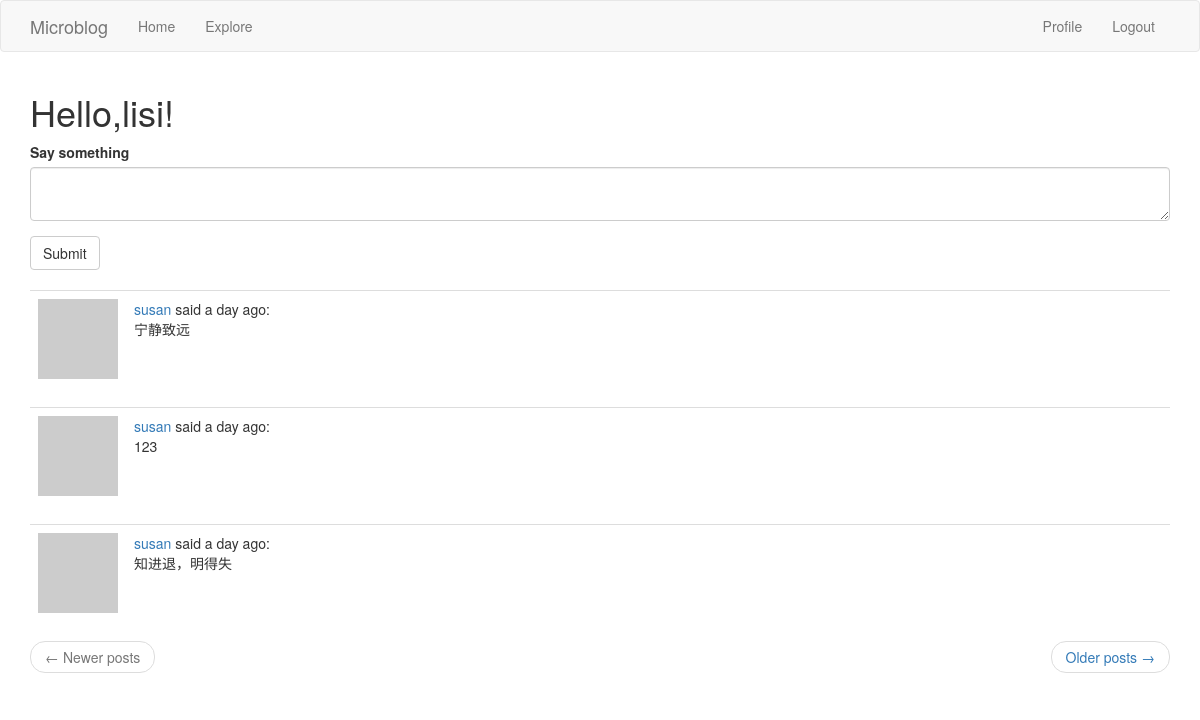
The page /index (signed in) on the database as committed earlier.
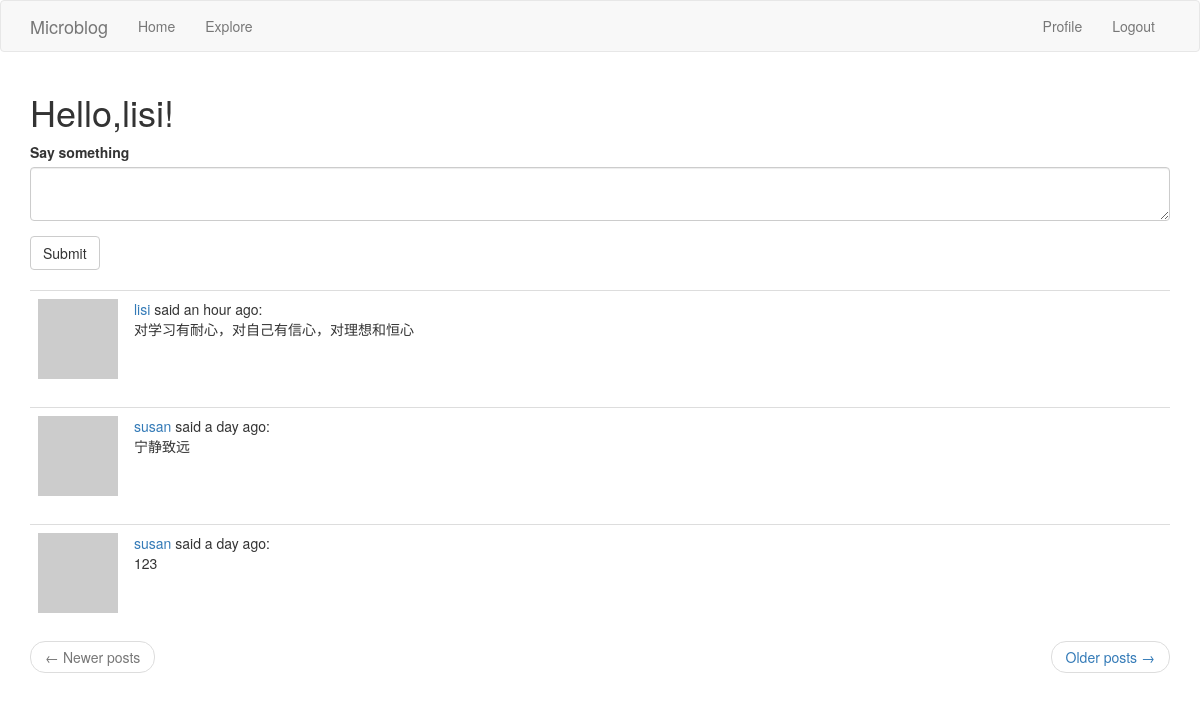
The same page on the database as committed later.
### app/models.py (models this page shows, shortened)
class Post(db.Model):  # UserMixin,
    id = db.Column(db.Integer, primary_key=True)
    body = db.Column(db.String(140))
    timestamp = db.Column(db.DateTime, index=True, default=datetime.utcnow)
    user_id = db.Column(db.Integer, db.ForeignKey('user.id'))

class User(UserMixin, db.Model):
    about_me = db.Column(db.String(140))
    last_seen = db.Column(db.DateTime, default=datetime.utcnow)
    id = db.Column(db.Integer, primary_key=True)
    username = db.Column(db.String(64), index=True, unique=True)
    email = db.Column(db.String(120), index=True, unique=True)
    password_hash = db.Column(db.String(128))
    posts = db.relationship('Post', backref='author', lazy='dynamic')
    def avatar(self, size):
        digest = md5(self.email.lower().encode('utf-8')).hexdigest()
        return 'https://www.gravatar.com/avatar/{}?d=identicon&s={}'.format(
            digest, size)
    last_seen = db.Column(db.DateTime, default=datetime.utcnow)
    followed = db.relationship(
        'User',
        secondary=followers,
        primaryjoin=(followers.c.follower_id == id),
        secondaryjoin=(followers.c.followed_id == id),
        backref=db.backref('followers', lazy='dynamic'),
        lazy='dynamic'
    )
    def followed_posts(self):
        followed = Post.query.join(followers, (followers.c.followed_id == Post.user_id)).filter(
            followers.c.follower_id == self.id)
        own = Post.query.filter_by(user_id=self.id)
        return followed.union(own).order_by(Post.timestamp.desc())

### app/routes.py (the view)
@app.route('/', methods=['GET', 'POST'])
@app.route('/index', methods=['GET', 'POST'])
@login_required
def index():
    form = PostForm()
    if form.validate_on_submit():  # 如果是POST请求就走这里
        post = Post(body=form.post.data, author=current_user)
        db.session.add(post)
        db.session.commit()
        flash('Your post is now live!')
        return redirect(url_for('index'))
    posts = current_user.followed_posts().all()
    page = request.args.get('page', 1, type=int)
    posts = current_user.followed_posts().paginate(page, app.config['POSTS_PER_PAGE'], False)
    next_url = url_for('index', page=posts.next_num) if posts.has_next else None
    prev_url = url_for('index', page=posts.prev_num) if posts.has_prev else None
    return render_template('index.html', title='Home Page', form=form, posts=posts.items, next_url=next_url, prev_url=prev_url)

### app/forms.py
class PostForm(FlaskForm):
    post = TextAreaField('Say something', validators=[DataRequired(), Length(min=1, max=140)])
    submit = SubmitField('Submit')

### app/models.py (called while the page is built)
@login.user_loader
def load_user(id):
    return User.query.get(int(id))

### app/routes.py (called while the page is built)
@app.before_request  # 访问任意一个函数都会执行这里
def before_request():
    if current_user.is_authenticated:
        current_user.last_seen = datetime.utcnow()
        db.session.commit()

### app/templates/index.html
{% extends "base.html" %}
{% import 'bootstrap/wtf.html' as wtf %}
{% block app_content %}
	<h1>Hello,{{ current_user.username }}!</h1>
	{% if form %}
	{{ wtf.quick_form(form) }}
	<br>
	{% endif %}
	{% for post in posts %}
		{% include '_post.html' %}
	{% endfor %}
	<nav aria-label="...">
		<ul class="pager">
			<li class="previous{% if not prev_url %} disabled{% endif %}">
				<a href="{{ prev_url or '#' }}">
					<span aria-hidden="true">&larr;</span> Newer posts
				</a>
			</li>
			<li class="next{% if not next_url %} disabled{% endif %}">
				<a href="{{ next_url or '#' }}">
					Older posts <span aria-hidden="true">&rarr;</span>
				</a>
			</li>
		</ul>
	</nav>
{% endblock %}

### app/templates/_post.html
<table class="table table-hover">
    <tr>
        <td width="70px">
            <a href="{{ url_for('user', username=post.author.username) }}">
                <img src="{{ post.author.avatar(70) }}" />
            </a>
        </td>
        <td>
            <a href="{{ url_for('user', username=post.author.username) }}">
                {{ post.author.username }}
            </a>
            said {{ moment(post.timestamp).fromNow() }}:
            <br>
            {{ post.body }}
        </td>
    </tr>
</table>

Rows that differ between the two databases and show on the page:
no longer on this page (row unchanged): Post: author.username "susan", timestamp "a day ago", body "知进退，明得失"
added Post: author.username "lisi", timestamp "an hour ago", body "对学习有耐心，对自己有信心，对理想和恒心"
